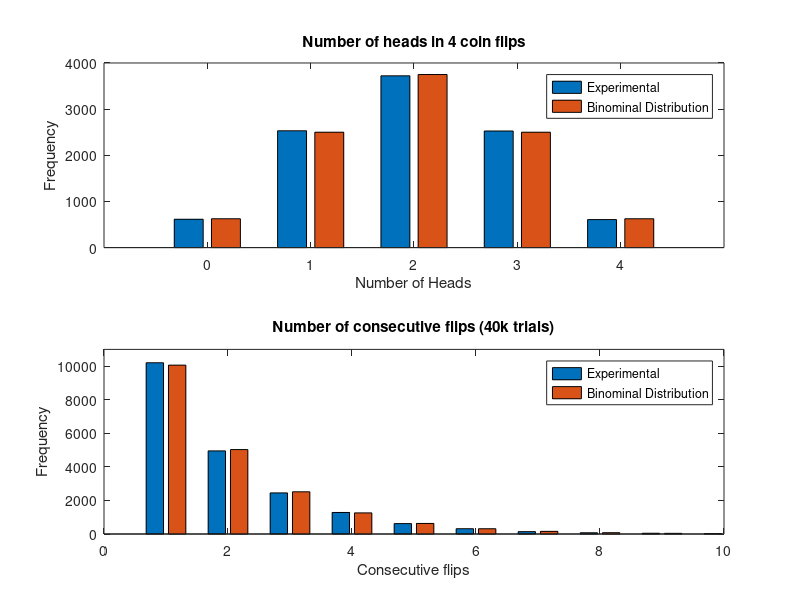
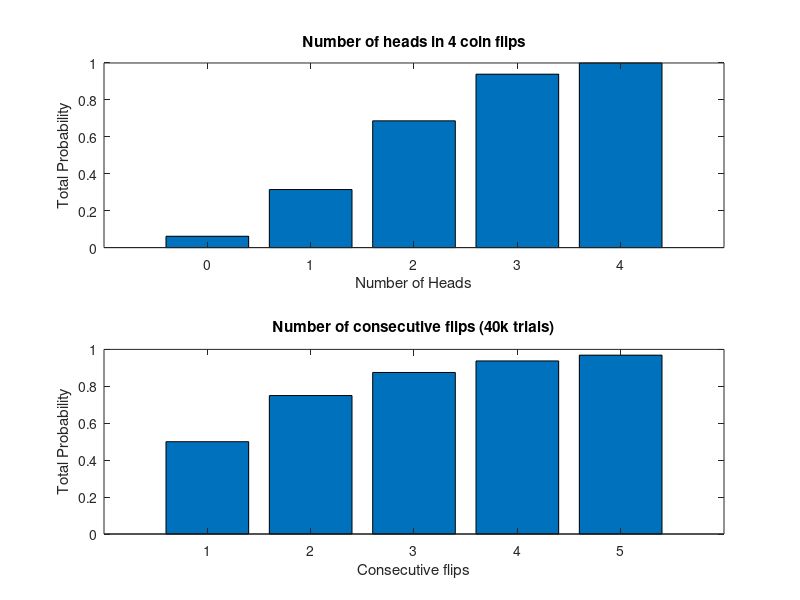

MATLAB code for these plots, in order:
%Vincent Chan
%RedID 815909699

%flip those coins fam
result = round(rand(10000,4));

%Step 1: PDF and CDF of sum of heads
rowTotal = sum(result, 2);
numHeads = zeros(5,2);
%This the hand calculated PDF, as explained in the report
numHeads(1,2) = 10000 * (1/16);
numHeads(2,2) = 10000 * (4/16);
numHeads(3,2) = 10000 * (6/16);
numHeads(4,2) = 10000 * (4/16);
numHeads(5,2) = 10000 * (1/16);
for i = 1:length(rowTotal)
    numHeads(rowTotal(i,1) + 1) = numHeads(rowTotal(i,1) + 1) + 1;
end
%This is the CDF
cdfSums = zeros(5,1);
cdfSums(1) = numHeads(1,1)/10000;
for i = 2:5
    cdfSums(i) = cdfSums(i-1) + (numHeads(i,1)/10000);
end

%Step 2: Find run lengths
runTotals = zeros(20,2);
%This will find out the run length of the coins
total = 1;
lastRes = result(1);
for i=2:40000
    if lastRes == result(i)
        total = total + 1;
        if i == 40000
            runTotals(total) = runTotals(total) +1;
        end
    
    else
        if i == 40000
            runTotals(1) = runTotals(1) + 1;
        end
        runTotals(total) = runTotals(total) + 1;
        total = 1;
        lastRes = result(i);
    end
end
%This will calculate the PDF of the estimated PDF
totalRuns = sum(runTotals,1);
for i = 1:20
    runTotals(i,2) = totalRuns(1) * (1/(2.^i));
end
%This will calculate the CDF
cdfRuns = zeros(5,1);
cdfRuns(1) = 1/2;
for i = 2:5
    cdfRuns(i) = cdfRuns(i-1) + (1/(2.^i));
end
    


%Step 3: Plot the figures
%PDF
figure

%Graph 1 - 4 flips, number of heads
subplot(2,1,1);
bar(numHeads);
title('Number of heads in 4 coin flips');
xlabel('Number of Heads');
ylabel('Frequency');
set(gca,'XTickLabel',[0,1,2,3,4]);
legend('Experimental', 'Binominal Distribution');

%Graph 2 - consecutive heads
subplot(2,1,2);
bar(runTotals);
title('Number of consecutive flips (40k trials)');
xlabel('Consecutive flips');
ylabel('Frequency');
legend('Experimental', 'Binominal Distribution');
axis([0,10,0,11000]);

%CDF
figure

    %Graph 3 - CDF of 4 flips
    subplot(2,1,1);
    bar(cdfSums);
    title('Number of heads in 4 coin flips');
    xlabel('Number of Heads');
    ylabel('Total Probability');
    set(gca,'XTickLabel',[0,1,2,3,4]);
    
    %Grpah 4 - CDF of consecutive flips
    subplot(2,1,2);
    bar(cdfRuns);
    title('Number of consecutive flips (40k trials)');
    xlabel('Consecutive flips');
    ylabel('Total Probability');

%The future is here,
%It's just not widely distributed yet.
%William Gibson
